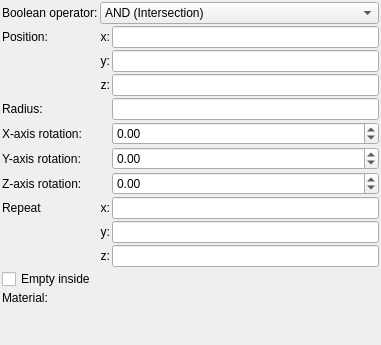
<?xml version="1.0" encoding="UTF-8"?>
<ui version="4.0">
 <class>Form</class>
 <widget class="QWidget" name="Form">
  <property name="geometry">
   <rect>
    <x>0</x>
    <y>0</y>
    <width>381</width>
    <height>345</height>
   </rect>
  </property>
  <property name="windowTitle">
   <string>Form</string>
  </property>
  <layout class="QVBoxLayout" name="verticalLayout">
   <property name="spacing">
    <number>2</number>
   </property>
   <property name="leftMargin">
    <number>2</number>
   </property>
   <property name="topMargin">
    <number>2</number>
   </property>
   <property name="rightMargin">
    <number>2</number>
   </property>
   <property name="bottomMargin">
    <number>2</number>
   </property>
   <item>
    <layout class="QGridLayout" name="gridLayout">
     <property name="spacing">
      <number>2</number>
     </property>
     <item row="2" column="2">
      <widget class="MyLineEdit" name="vect3_position_y">
       <property name="sizePolicy">
        <sizepolicy hsizetype="Expanding" vsizetype="Maximum">
         <horstretch>0</horstretch>
         <verstretch>0</verstretch>
        </sizepolicy>
       </property>
      </widget>
     </item>
     <item row="4" column="0">
      <widget class="QLabel" name="label_7">
       <property name="text">
        <string>Radius:</string>
       </property>
      </widget>
     </item>
     <item row="2" column="1">
      <widget class="QLabel" name="label_12">
       <property name="text">
        <string>y:</string>
       </property>
       <property name="alignment">
        <set>Qt::AlignRight|Qt::AlignTrailing|Qt::AlignVCenter</set>
       </property>
      </widget>
     </item>
     <item row="10" column="2">
      <widget class="MyLineEdit" name="vect3_repeat_z">
       <property name="sizePolicy">
        <sizepolicy hsizetype="Expanding" vsizetype="Maximum">
         <horstretch>0</horstretch>
         <verstretch>0</verstretch>
        </sizepolicy>
       </property>
      </widget>
     </item>
     <item row="3" column="1">
      <widget class="QLabel" name="label_13">
       <property name="text">
        <string>z:</string>
       </property>
       <property name="alignment">
        <set>Qt::AlignRight|Qt::AlignTrailing|Qt::AlignVCenter</set>
       </property>
      </widget>
     </item>
     <item row="11" column="0" colspan="3">
      <widget class="MyCheckBox" name="checkBox_empty">
       <property name="sizePolicy">
        <sizepolicy hsizetype="Minimum" vsizetype="Maximum">
         <horstretch>0</horstretch>
         <verstretch>0</verstretch>
        </sizepolicy>
       </property>
       <property name="text">
        <string>Empty inside</string>
       </property>
      </widget>
     </item>
     <item row="6" column="0">
      <widget class="QLabel" name="label_y_rotation">
       <property name="text">
        <string>Y-axis rotation:</string>
       </property>
      </widget>
     </item>
     <item row="3" column="2">
      <widget class="MyLineEdit" name="vect3_position_z">
       <property name="sizePolicy">
        <sizepolicy hsizetype="Expanding" vsizetype="Maximum">
         <horstretch>0</horstretch>
         <verstretch>0</verstretch>
        </sizepolicy>
       </property>
      </widget>
     </item>
     <item row="8" column="1">
      <widget class="QLabel" name="label_repeat_x_2">
       <property name="text">
        <string>x:</string>
       </property>
       <property name="alignment">
        <set>Qt::AlignRight|Qt::AlignTrailing|Qt::AlignVCenter</set>
       </property>
      </widget>
     </item>
     <item row="8" column="0">
      <widget class="QLabel" name="label_2">
       <property name="text">
        <string>Repeat</string>
       </property>
      </widget>
     </item>
     <item row="5" column="0">
      <widget class="QLabel" name="label_x_rotation">
       <property name="text">
        <string>X-axis rotation:</string>
       </property>
      </widget>
     </item>
     <item row="7" column="0">
      <widget class="QLabel" name="label_z_rotation">
       <property name="text">
        <string>Z-axis rotation:</string>
       </property>
      </widget>
     </item>
     <item row="1" column="0">
      <widget class="QLabel" name="label_10">
       <property name="text">
        <string>Position:</string>
       </property>
      </widget>
     </item>
     <item row="6" column="2">
      <widget class="MyDoubleSpinBox" name="spinboxd3_rotation_y">
       <property name="sizePolicy">
        <sizepolicy hsizetype="Minimum" vsizetype="Maximum">
         <horstretch>0</horstretch>
         <verstretch>0</verstretch>
        </sizepolicy>
       </property>
       <property name="prefix">
        <string/>
       </property>
       <property name="suffix">
        <string/>
       </property>
       <property name="decimals">
        <number>2</number>
       </property>
       <property name="minimum">
        <double>-36000.000000000000000</double>
       </property>
       <property name="maximum">
        <double>36000.000000000000000</double>
       </property>
       <property name="singleStep">
        <double>0.100000000000000</double>
       </property>
      </widget>
     </item>
     <item row="5" column="2">
      <widget class="MyDoubleSpinBox" name="spinboxd3_rotation_x">
       <property name="sizePolicy">
        <sizepolicy hsizetype="Minimum" vsizetype="Maximum">
         <horstretch>0</horstretch>
         <verstretch>0</verstretch>
        </sizepolicy>
       </property>
       <property name="prefix">
        <string/>
       </property>
       <property name="suffix">
        <string/>
       </property>
       <property name="decimals">
        <number>2</number>
       </property>
       <property name="minimum">
        <double>-36000.000000000000000</double>
       </property>
       <property name="maximum">
        <double>36000.000000000000000</double>
       </property>
       <property name="singleStep">
        <double>0.100000000000000</double>
       </property>
      </widget>
     </item>
     <item row="8" column="2">
      <widget class="MyLineEdit" name="vect3_repeat_x">
       <property name="sizePolicy">
        <sizepolicy hsizetype="Expanding" vsizetype="Maximum">
         <horstretch>0</horstretch>
         <verstretch>0</verstretch>
        </sizepolicy>
       </property>
      </widget>
     </item>
     <item row="12" column="0">
      <widget class="QLabel" name="label_20">
       <property name="text">
        <string>Material:</string>
       </property>
      </widget>
     </item>
     <item row="4" column="2">
      <widget class="MyLineEdit" name="logedit_radius">
       <property name="sizePolicy">
        <sizepolicy hsizetype="Expanding" vsizetype="Maximum">
         <horstretch>0</horstretch>
         <verstretch>0</verstretch>
        </sizepolicy>
       </property>
      </widget>
     </item>
     <item row="12" column="1" colspan="2">
      <widget class="cMaterialSelector" name="materialselector_material_id" native="true">
       <property name="sizePolicy">
        <sizepolicy hsizetype="Preferred" vsizetype="Minimum">
         <horstretch>0</horstretch>
         <verstretch>0</verstretch>
        </sizepolicy>
       </property>
      </widget>
     </item>
     <item row="10" column="1">
      <widget class="QLabel" name="label_repeat_z_2">
       <property name="text">
        <string>z:</string>
       </property>
       <property name="alignment">
        <set>Qt::AlignRight|Qt::AlignTrailing|Qt::AlignVCenter</set>
       </property>
      </widget>
     </item>
     <item row="1" column="2">
      <widget class="MyLineEdit" name="vect3_position_x">
       <property name="sizePolicy">
        <sizepolicy hsizetype="Expanding" vsizetype="Maximum">
         <horstretch>0</horstretch>
         <verstretch>0</verstretch>
        </sizepolicy>
       </property>
      </widget>
     </item>
     <item row="1" column="1">
      <widget class="QLabel" name="label_11">
       <property name="text">
        <string>x:</string>
       </property>
       <property name="alignment">
        <set>Qt::AlignRight|Qt::AlignTrailing|Qt::AlignVCenter</set>
       </property>
      </widget>
     </item>
     <item row="9" column="2">
      <widget class="MyLineEdit" name="vect3_repeat_y">
       <property name="sizePolicy">
        <sizepolicy hsizetype="Expanding" vsizetype="Maximum">
         <horstretch>0</horstretch>
         <verstretch>0</verstretch>
        </sizepolicy>
       </property>
      </widget>
     </item>
     <item row="7" column="2">
      <widget class="MyDoubleSpinBox" name="spinboxd3_rotation_z">
       <property name="sizePolicy">
        <sizepolicy hsizetype="Minimum" vsizetype="Maximum">
         <horstretch>0</horstretch>
         <verstretch>0</verstretch>
        </sizepolicy>
       </property>
       <property name="prefix">
        <string/>
       </property>
       <property name="suffix">
        <string/>
       </property>
       <property name="decimals">
        <number>2</number>
       </property>
       <property name="minimum">
        <double>-36000.000000000000000</double>
       </property>
       <property name="maximum">
        <double>36000.000000000000000</double>
       </property>
       <property name="singleStep">
        <double>0.100000000000000</double>
       </property>
      </widget>
     </item>
     <item row="9" column="1">
      <widget class="QLabel" name="label_repeat_y_2">
       <property name="text">
        <string>y:</string>
       </property>
       <property name="alignment">
        <set>Qt::AlignRight|Qt::AlignTrailing|Qt::AlignVCenter</set>
       </property>
      </widget>
     </item>
     <item row="0" column="0">
      <widget class="QLabel" name="label_21">
       <property name="text">
        <string>Boolean operator:</string>
       </property>
       <property name="wordWrap">
        <bool>true</bool>
       </property>
      </widget>
     </item>
     <item row="0" column="1" colspan="2">
      <widget class="MyComboBox" name="comboBox_boolean_operator">
       <property name="sizePolicy">
        <sizepolicy hsizetype="Preferred" vsizetype="Preferred">
         <horstretch>0</horstretch>
         <verstretch>0</verstretch>
        </sizepolicy>
       </property>
       <property name="toolTip">
        <string>&lt;html&gt;&lt;head/&gt;&lt;body&gt;&lt;p&gt;Distance estimation is a method which calculates approximate distance to fractal surface from any point in space.&lt;/p&gt;&lt;p&gt;- Automatic mode uses distance estimation method defined for selected fractal&lt;/p&gt;&lt;p&gt;- Force &amp;quot;Delta DE&amp;quot; method uses  Delta DE algorithm which is slower but works also with untypical fractal configurations&lt;br/&gt;&lt;/p&gt;&lt;/body&gt;&lt;/html&gt;</string>
       </property>
       <item>
        <property name="text">
         <string>AND (Intersection)</string>
        </property>
       </item>
       <item>
        <property name="text">
         <string>OR (Union)</string>
        </property>
       </item>
       <item>
        <property name="text">
         <string>SUB (Complement)</string>
        </property>
       </item>
       <item>
        <property name="text">
         <string>rev SUB (B-A)</string>
        </property>
       </item>
      </widget>
     </item>
    </layout>
   </item>
   <item>
    <spacer name="verticalSpacer">
     <property name="orientation">
      <enum>Qt::Vertical</enum>
     </property>
     <property name="sizeHint" stdset="0">
      <size>
       <width>20</width>
       <height>40</height>
      </size>
     </property>
    </spacer>
   </item>
  </layout>
 </widget>
 <customwidgets>
  <customwidget>
   <class>MyDoubleSpinBox</class>
   <extends>QDoubleSpinBox</extends>
   <header>my_double_spin_box.h</header>
  </customwidget>
  <customwidget>
   <class>MyCheckBox</class>
   <extends>QCheckBox</extends>
   <header>my_check_box.h</header>
  </customwidget>
  <customwidget>
   <class>MyLineEdit</class>
   <extends>QLineEdit</extends>
   <header>my_line_edit.h</header>
  </customwidget>
  <customwidget>
   <class>cMaterialSelector</class>
   <extends>QWidget</extends>
   <header>material_selector.h</header>
   <container>1</container>
  </customwidget>
  <customwidget>
   <class>MyComboBox</class>
   <extends>QComboBox</extends>
   <header>my_combo_box.h</header>
  </customwidget>
 </customwidgets>
 <tabstops>
  <tabstop>vect3_position_x</tabstop>
  <tabstop>vect3_position_y</tabstop>
  <tabstop>vect3_position_z</tabstop>
  <tabstop>logedit_radius</tabstop>
  <tabstop>vect3_repeat_x</tabstop>
  <tabstop>vect3_repeat_y</tabstop>
  <tabstop>vect3_repeat_z</tabstop>
  <tabstop>checkBox_empty</tabstop>
 </tabstops>
 <resources/>
 <connections/>
</ui>
